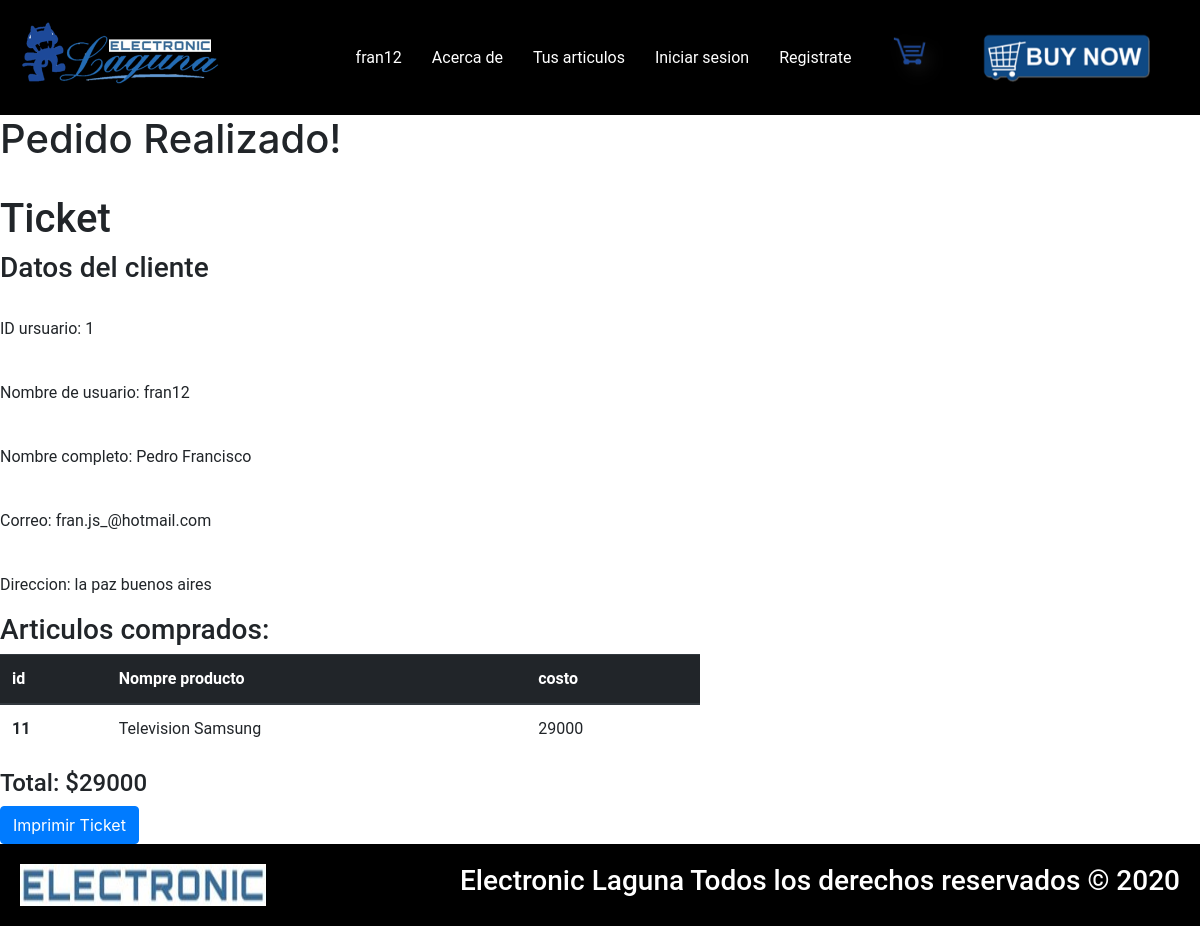
The page /comprar (signed in) on the database its author committed.
### tables this page shows
CREATE TABLE `pedidos` (
  `id` int(5) NOT NULL,
  `usuario_id` int(5) NOT NULL,
  `nombre` varchar(100) NOT NULL,
  `costo` varchar(30) NOT NULL,
  `cantidad` int(10) NOT NULL
);

### controller/vistaControlador.php (called while the page is built)
<?php
    require_once './models/vistasModelo.php';
    class vistas_Controlador extends vistas_Modelo{
        public function obtener_plantilla_controlador(){
            return require_once './views/plantilla.php';
        }
        public function obtener_vistas_controlador(){
            if (isset($_GET['views'])) {
                $ruta = explode("/",$_GET['views']);
                $respuesta = vistas_Modelo::obtener_vistas_modelo($ruta[0]);
            } else {
                $respuesta = "login";
            }
            return $respuesta;
        }
    }

### models/vistasModelo.php (called while the page is built)
<?php
    class vistas_Modelo{
        protected function obtener_vistas_modelo($vistas){
            $listaBlanca = ['actualizar', 'agregar', 'eliminar', 'estadisticas',
                            'home', 'login', 'register', 'tickets', 'ver', 'acercade','articulos', 'comprar', 'prueba'];
            if (in_array($vistas, $listaBlanca)) {
                if (is_file("./views/contenidos/".$vistas.".php")) {
                    $contenido = "./views/contenidos/".$vistas.".php";
                } else {
                    $contenido = "login";
                }
            } else if($vistas == "login"){
                $contenido = "contenido";
            } else if($vistas == "index"){
                $contenido = "login";
            } else {
                $contenido = "login";
            }
            return $contenido;
        }
  }

### index.php (called while the page is built)
<?php
    require_once "./controller/vistaControlador.php";
    $plantilla = new vistas_Controlador();
    $plantilla->obtener_plantilla_controlador();
?>

### controller/articulosControlador.php (called while the page is built)
<?php
    include_once './models/ArticulosModelo.php';
    class articulos_controlador extends articulos_modelo{
        public function verProductosUsuarioPorID(){
            $id = $_SESSION['usuario_id'];
            $verProductos = new articulos_modelo();
            $rs = $verProductos->verProductosUsuarioModelo($id);
            return $rs;
        }
    }

### config/database.php (called while the page is built, shortened)
<?php
class connect{
    protected function conexion(){
        $server = "localhost";
        $user = "root";
        $pass = "";
        $db = "db_electronic";
        try {
            $conn = new PDO("mysql:host=".$server.";dbname=".$db, $user, $pass);
            if ($conn) {
            $conn->setAttribute(PDO::ATTR_ERRMODE, PDO::ERRMODE_EXCEPTION);
            return $conn;
        }
        } catch (PDOException $ex) {
            echo 'MENSAJE DE QUE ESTA MAL'. $ex->getMessage();
        }
    }
}

### models/ArticulosModelo.php (called while the page is built)
<?php
    include_once './config/database.php';
    class articulos_modelo extends connect{
        protected function verProductosUsuarioModelo($datos){
            $sql = connect::conexion()->prepare("SELECT * FROM pedidos WHERE usuario_id = :id");
            $sql->bindParam(":id",$datos);
            $sql->execute();
            $resultado = $sql->fetchAll(PDO::FETCH_ASSOC);
            return $resultado;
        }
    }

### views/contenidos/comprar.php (the view, shortened to what this page needs)
<!doctype html>
<html lang="en">
  <head>
    <link rel="stylesheet" href="https://maxcdn.bootstrapcdn.com/bootstrap/4.0.0/css/bootstrap.min.css">
    <link rel="stylesheet" href="<?=serverURL?>css/styles.css">
  </head>
  <body>
    <?php include_once __DIR__.'/../layout/header.php';
    include_once './controller/articulosControlador.php';
    ?>
    <h1>Pedido Realizado!</h1><br>
    <div id="ticket">
              <h1>Ticket</h1>
              <h3>Datos del cliente</h3><br>
              <p>ID ursuario: <?=$_SESSION['usuario_id']?></p><br>
              <p>Nombre de usuario: <?=$_SESSION['usuario_el']?></p><br>
              <p>Nombre completo: <?=$_SESSION['usuario_name']?></p><br>
              <p>Correo: <?=$_SESSION['usuario_email']?></p><br>
              <p>Direccion: <?=$_SESSION['usuario_direction']?></p>
              <h3>Articulos comprados:</h3>
              <table style="width: 700px;" class="table">
        <thead class="thead-dark">
          <tr>
            <th scope="col">id</th>
            <th scope="col">Nompre producto</th>
            <th scope="col">costo</th>
          </tr>
        </thead>
        <tbody>
          <?php
          $cantidad = 0;
          $articulos = new articulos_controlador();
          $rsArticulo = $articulos->verProductosUsuarioPorID();
          foreach ($rsArticulo as $row) {?>
          <tr>
            <th scope="row"><?=$row['id']?></th>
            <td><?=$row['nombre']?></td>
            <td><?=$row['costo']?></td>
          </tr>
          <?php
          $cantidad = $cantidad + $row['costo'];
          }?>
        </tbody>
      </table>
      <h4>Total: $<?=$cantidad?></h4>
    </div>
    <button type="button" class="btn btn-primary" onclick="generarPDF()">Imprimir Ticket</button>
    <?php include_once __DIR__.'/../layout/footer.php';?>
  </body>
</html>

### views/plantilla.php (shortened to what this page needs)
<?php
    require_once './controller/vistaControlador.php';
    $vt = new vistas_Controlador();
    $vistasR = $vt->obtener_vistas_controlador();
    if ($vistasR == "login"):
        require_once "./views/contenidos/login.php";
    else:
?>
    <?php
        require_once $vistasR;
    ?>
<?php endif;?>

### views/layout/header.php (shortened to what this page needs)
<header class="header">
        <div class="header-logo">
            <a href="<?=serverURL?>home/">
            <img style="width: 200px;" src="<?=serverURL?>/img/logo.png" alt="Logotipo_tienda">
            </a>
        </div>
        <div class="options-header">
            <a href="#"><?php if (isset($_SESSION['usuario_el'])) { echo $_SESSION['usuario_el'];} else {echo 'Nombre!';}?>
            </a>
            <a href="<?=serverURL?>acercade">Acerca de</a>
            <a href="<?=serverURL?>articulos">Tus articulos</a>
            <a href="<?=serverURL?>login">Iniciar sesion</a>
            <a href="<?=serverURL?>register">Registrate</a>
            <div class="options-header-buy">
            <img style="height: 70px; width: 70px;" src="<?=serverURL?>img/carrito.png" alt="imagen_carrito">
            </div>
            <a href="<?=serverURL?>comprar">
            <img style="height: 50px;" src="<?=serverURL?>/img/bnt_comprar.png" alt="">
            </a>
        </div>
    </header>

### views/layout/footer.php
<footer class="footer" id="footer-scroll">
        <img src="<?=serverURL?>/img/electronic.jpg" alt="img">
        <h3>Electronic Laguna Todos los derechos reservados &copy; 2020</h3>
</footer>

### css/styles.css (style rules this page uses)
* { padding: 0; margin: 0; box-sizing: border-box; font-family: 'Roboto', sans-serif; }
.header { width: 100%; display: flex; justify-content: space-between; background: black; padding: 20px 20px; }
.options-header { display: flex; justify-content: space-around; align-items: center; }
.options-header-buy { display: flex; align-items: center; }
.options-header a { margin-right: 30px; color: white; text-decoration: none; }
.footer { background: black; padding: 20px 20px; display: flex; justify-content: space-between; }
.footer h3 { color: white; }

### rows shown on the page
pedidos: id "11", nombre "Television Samsung", costo "29000"

### other values the page prints
$_SESSION['usuario_el'] "fran12"
$_SESSION['usuario_id'] "1"
$_SESSION['usuario_name'] "Pedro Francisco"
$_SESSION['usuario_email'] "fran.js_@hotmail.com"
$_SESSION['usuario_direction'] "la paz buenos aires"
$cantidad "29000"
